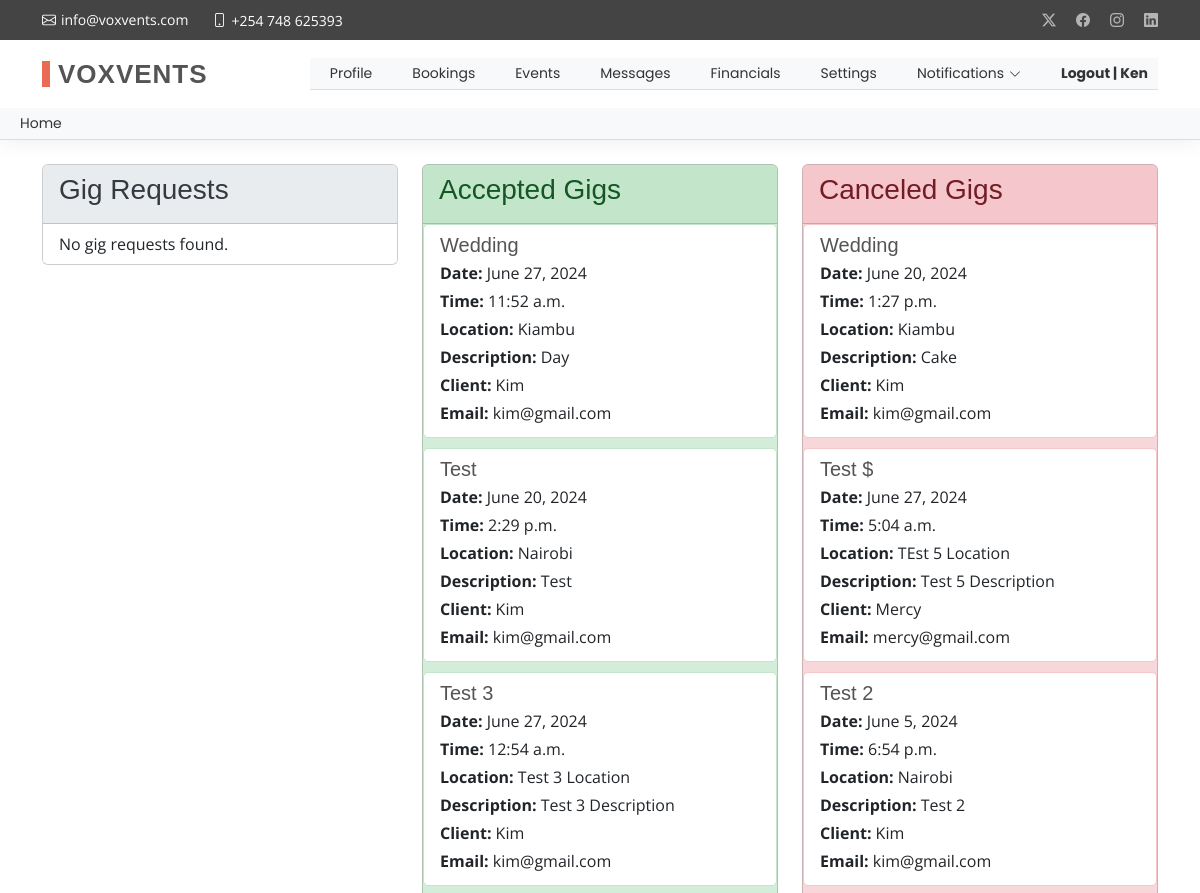
Page /gig-view/ (signed in, upper part) on the earlier database version.
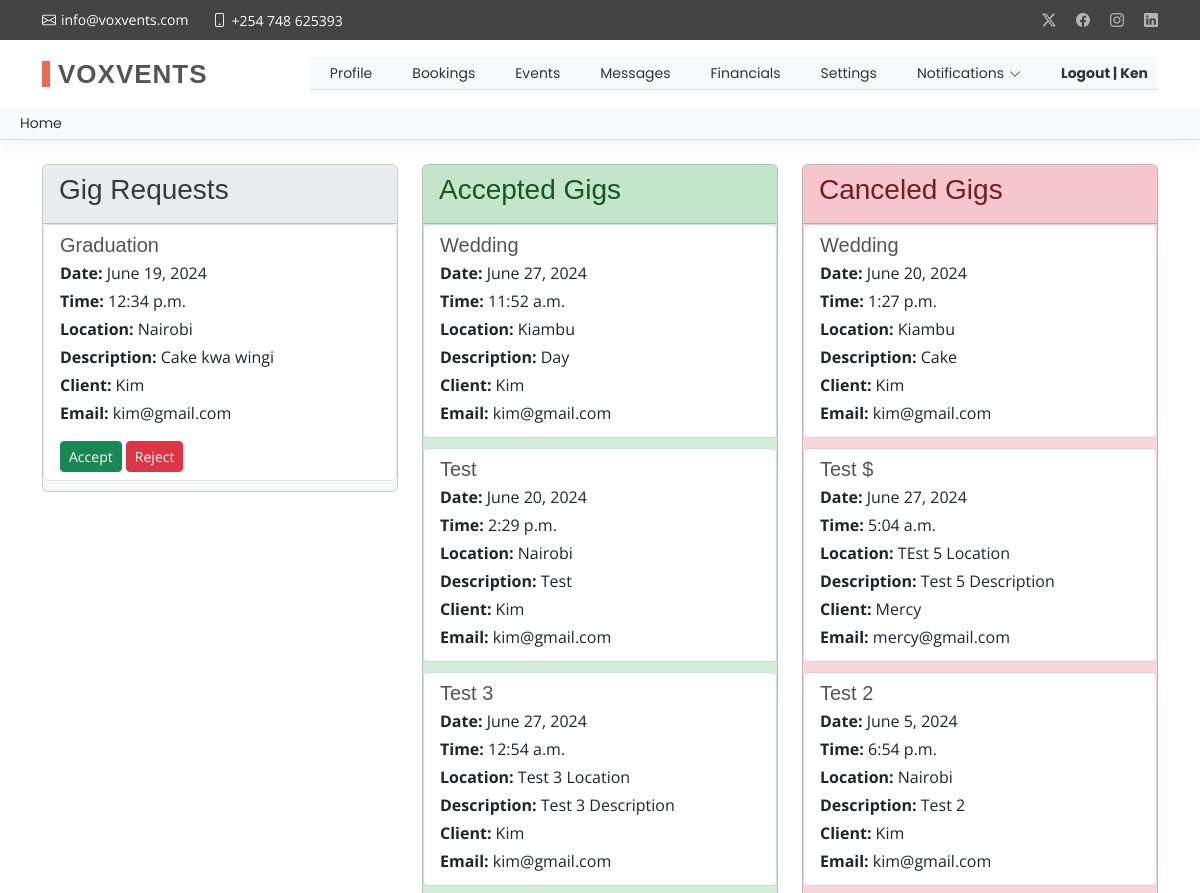
Same page on the later database version.
### voxapp/models.py (models this page shows, shortened)
class AcceptedGig(models.Model):
    artist = models.ForeignKey(Profile, on_delete=models.CASCADE)
    event_name = models.CharField(max_length=255, blank=True, null=True)
    event_date = models.DateField()
    event_time = models.TimeField()
    event_location = models.CharField(max_length=255, blank=True, null=True)
    event_description = models.TextField()
    client_username = models.CharField(max_length=150, blank=True, null=True)
    client_email = models.EmailField()

class CanceledGig(models.Model):
    artist = models.ForeignKey(Profile, on_delete=models.CASCADE)
    event_name = models.CharField(max_length=255, blank=True, null=True)
    event_date = models.DateField()
    event_time = models.TimeField()
    event_location = models.CharField(max_length=255, blank=True, null=True)
    event_description = models.TextField()
    client_username = models.CharField(max_length=150, blank=True, null=True)
    client_email = models.EmailField()

class BookingRequest(models.Model):
    artist = models.ForeignKey(Profile, on_delete=models.CASCADE)
    user = models.ForeignKey(User, on_delete=models.CASCADE)
    event_name = models.CharField(max_length=100)
    event_date = models.DateField()
    event_time = models.TimeField()
    event_location = models.CharField(max_length=255)
    event_description = models.TextField()
    status = models.CharField(max_length=20, choices=[
        ('pending', 'Pending'),
        ('accepted', 'Accepted'),
        ('rejected', 'Rejected')
    ], default='pending')

### voxapp/views.py (the view)
# urls.py: path('gig-view/', views.gig_view, name='gig_view'),
@login_required
def gig_view(request):
    profile = request.user.profile
    gig_requests = BookingRequest.objects.filter(artist=profile)
    accepted_gigs = AcceptedGig.objects.filter(artist=profile)
    canceled_gigs = CanceledGig.objects.filter(artist=profile)
    for request_obj in gig_requests:
        Notification.objects.get_or_create(
            user=request_obj.artist.user,
            title="New Gig Request",
            content=f"You have received a new gig request for '{request_obj.event_name}' from {request_obj.user.username}.",
            defaults={'is_read': False}
        )
    notifications = Notification.objects.filter(user=request.user).order_by('-created_at')
    context = {
        'gig_requests': gig_requests,
        'accepted_gigs': accepted_gigs,
        'canceled_gigs': canceled_gigs,
        'notifications': notifications,
    }
    return render(request, 'artist/gig-view.html', context)

### templates/artist/gig-view.html (shortened to what this page needs)
{% extends "base.html" %}
{% load static %}
{% block nav %}
<nav id="navmenu" class="navmenu">
    <ul>
        <li><a href="{% url 'portfolio' %}">Profile</a></li>
        <li><a href="{% url 'gig_view' %}">Bookings</a></li>
        <li><a href="#">Events</a></li>
        <li class="nav-item">
            <a class="nav-link" href="{% url 'messages' %}">Messages</a>
        </li>
        <li><a href="#">Financials</a></li>
        <li><a href="{% url 'settings_view' %}">Settings</a></li>
        <li class="dropdown">
            <a href="#"><span>Notifications</span> <i class="bi bi-chevron-down toggle-dropdown"></i></a>
        </li>
        <li><a href="{% url 'logout' %}"><strong>Logout | {{ user.username }}</strong></a></li>
    </ul>
</nav>
{% endblock %}
{% block main %}
<main class="main">
    <div class="container py-4">
        <div class="row mb-4">
            <div class="col-lg-4">
                <div class="card" style="background-color: #f8f9fa; color: #343a40;">
                    <div class="card-header" style="background-color: #e9ecef; color: #343a40;">
                        <h3 class="card-title">Gig Requests</h3>
                    </div>
                    <ul class="list-group list-group-flush gig-requests-list">
                        {% for request in gig_requests %}
                        <li class="list-group-item gig-request-item" data-gig-id="{{ request.id }}" style="border: 1px solid #dee2e6; margin-bottom: 10px; border-radius: 5px;">
                            <h5 class="mb-1">{{ request.event_name }}</h5>
                            <p class="mb-1"><strong>Date:</strong> {{ request.event_date }}</p>
                            <p class="mb-1"><strong>Time:</strong> {{ request.event_time }}</p>
                            <p class="mb-1"><strong>Location:</strong> {{ request.event_location }}</p>
                            <p class="mb-1"><strong>Description:</strong> {{ request.event_description }}</p>
                            <p class="mb-1"><strong>Client:</strong> {{ request.user.username }}</p>
                            <p class="mb-1"><strong>Email:</strong> {{ request.user.email }}</p>
                            <div class="mt-3">
                                <a href="#" class="btn btn-success btn-sm accept-gig-link mr-2" data-gig-id="{{ request.id }}">Accept</a>
                                <a href="#" class="btn btn-danger btn-sm reject-gig-link" data-gig-id="{{ request.id }}">Reject</a>
                            </div>
                        </li>
                        {% empty %}
                        <li class="list-group-item">No gig requests found.</li>
                        {% endfor %}
                    </ul>
                </div>
            </div>
            <div class="col-lg-4">
                <div class="card" style="background-color: #d4edda; color: #155724;">
                    <div class="card-header" style="background-color: #c3e6cb; color: #155724;">
                        <h3 class="card-title">Accepted Gigs</h3>
                    </div>
                    <ul class="list-group list-group-flush accepted-gigs-list">
                        {% for gig in accepted_gigs %}
                        <li class="list-group-item accepted-gig-item" style="border: 1px solid #c3e6cb; margin-bottom: 10px; border-radius: 5px;">
                            <h5 class="mb-1">{{ gig.event_name }}</h5>
                            <p class="mb-1"><strong>Date:</strong> {{ gig.event_date }}</p>
                            <p class="mb-1"><strong>Time:</strong> {{ gig.event_time }}</p>
                            <p class="mb-1"><strong>Location:</strong> {{ gig.event_location }}</p>
                            <p class="mb-1"><strong>Description:</strong> {{ gig.event_description }}</p>
                            <p class="mb-1"><strong>Client:</strong> {{ gig.client_username }}</p>
                            <p class="mb-1"><strong>Email:</strong> {{ gig.client_email }}</p>
                        </li>
                        {% empty %}
                        <li class="list-group-item">No accepted gigs found.</li>
                        {% endfor %}
                    </ul>
                </div>
            </div>
            <div class="col-lg-4">
                <div class="card" style="background-color: #f8d7da; color: #721c24;">
                    <div class="card-header" style="background-color: #f5c6cb; color: #721c24;">
                        <h3 class="card-title">Canceled Gigs</h3>
                    </div>
                    <ul class="list-group list-group-flush canceled-gigs-list">
                        {% for gig in canceled_gigs %}
                        <li class="list-group-item canceled-gig-item" style="border: 1px solid #f5c6cb; margin-bottom: 10px; border-radius: 5px;">
                            <h5 class="mb-1">{{ gig.event_name }}</h5>
                            <p class="mb-1"><strong>Date:</strong> {{ gig.event_date }}</p>
                            <p class="mb-1"><strong>Time:</strong> {{ gig.event_time }}</p>
                            <p class="mb-1"><strong>Location:</strong> {{ gig.event_location }}</p>
                            <p class="mb-1"><strong>Description:</strong> {{ gig.event_description }}</p>
                            <p class="mb-1"><strong>Client:</strong> {{ gig.client_username }}</p>
                            <p class="mb-1"><strong>Email:</strong> {{ gig.client_email }}</p>
                        </li>
                        {% empty %}
                        <li class="list-group-item">No canceled gigs found.</li>
                        {% endfor %}
                    </ul>
                </div>
            </div>
        </div>
    </div>
</main>
{% endblock %}

### templates/base.html (shortened to what this page needs)
{% load static %}
<!DOCTYPE html>
<html lang="en">
<head>
  <link href="{% static 'assets/vendor/bootstrap/css/bootstrap.min.css' %}" rel="stylesheet">
  <link href="{% static 'assets/vendor/bootstrap-icons/bootstrap-icons.css' %}" rel="stylesheet">
  <link href="{% static 'assets/vendor/aos/aos.css' %}" rel="stylesheet">
  <link href="{% static 'assets/vendor/swiper/swiper-bundle.min.css' %}" rel="stylesheet">
  <link href="{% static 'assets/vendor/glightbox/css/glightbox.min.css' %}" rel="stylesheet">
  <link href="{% static 'assets/css/main.css' %}" rel="stylesheet">
</head>
<body class="wrapper">
  <header id="header" class="header sticky-top">
    <div class="topbar d-flex align-items-center">
      <div class="container d-flex justify-content-center justify-content-md-between">
        <div class="contact-info d-flex align-items-center">
          <i class="bi bi-envelope d-flex align-items-center"><a href="mailto:info@voxvents.com">info@voxvents.com</a></i>
          <i class="bi bi-phone d-flex align-items-center ms-4"><span>+254 748 625393</span></i>
        </div>
        <div class="social-links d-none d-md-flex align-items-center">
          <a href="#" class="twitter"><i class="bi bi-twitter-x"></i></a>
          <a href="#" class="facebook"><i class="bi bi-facebook"></i></a>
          <a href="#" class="instagram"><i class="bi bi-instagram"></i></a>
          <a href="#" class="linkedin"><i class="bi bi-linkedin"></i></a>
        </div>
      </div>
    </div>
    <div class="branding">
      <div class="container position-relative d-flex align-items-center justify-content-between">
        <a href="{% url 'index' %}" class="logo d-flex align-items-center">
          <h1 class="sitename">VoxVents</h1>
        </a>
        {% block nav %}{% endblock %}
      </div>
    </div>
    <nav id="navmenu" class="navmenu">
      <ul>
        <li><a href="{% url 'index' %}">Home</a></li>
      </ul>
    </nav>
  </header>
  <main class="main">
  {% block main %}{% endblock %}
  </main>
</body>
</html>

### static/assets/css/main.css (style rules this page uses)
:root { --default-font: "Open Sans", system-ui, -apple-system, "Segoe UI", Roboto, "Helvetica Neue", Arial, "Noto Sans", "Liberation Sans", sans-serif, "Apple Color Emoji", "Segoe UI Emoji", "Segoe UI Symbol", "Noto Color Emoji"; --heading-font: "Raleway", sans-serif; --nav-font: "Poppins", sans-serif; }
:root { --background-color: #ffffff; --default-color: #444444; --heading-color: #545454; --accent-color: #e96b56; --contrast-color: #ffffff; }
:root { --nav-color: #444444; --nav-hover-color: #e96b56; --nav-dropdown-background-color: #ffffff; --nav-dropdown-color: #444444; --nav-dropdown-hover-color: #e96b56; }
:root { scroll-behavior: smooth; }
body { color: var(--default-color); background-color: var(--background-color); font-family: var(--default-font); }
a { color: var(--accent-color); text-decoration: none; transition: 0.3s; }
h1, h2, h3, h4, h5, h6 { color: var(--heading-color); font-family: var(--heading-font); }
.header { color: var(--default-color); transition: all 0.5s; z-index: 997; background-color: var(--background-color); box-shadow: 0px 0px 20px 0px color-mix(in srgb, var(--default-color), transparent 90%); }
.header .topbar { background-color: var(--default-color); height: 40px; padding: 0; font-size: 14px; transition: all 0.5s; }
.header .topbar .contact-info i { font-style: normal; color: var(--contrast-color); }
.header .topbar .contact-info i a, .header .topbar .contact-info i span { padding-left: 5px; color: var(--contrast-color); }
.header .topbar .contact-info i a { line-height: 0; transition: 0.3s; }
.header .topbar .social-links a { color: color-mix(in srgb, var(--contrast-color), transparent 40%); line-height: 0; transition: 0.3s; margin-left: 20px; }
.header .branding { padding: 10px 0; }
.header .logo { line-height: 1; }
.header .logo h1 { font-size: 26px; padding: 0 0 0 8px; margin: 11px 0; line-height: 1; font-weight: 700; letter-spacing: 1px; text-transform: uppercase; border-left: 8px solid var(--accent-color); }
.navmenu { background-color: #f8f9fa; padding: 10px; border-bottom: 1px solid #ddd; }
.navmenu ul { list-style: none; margin: 0; padding: 0; display: flex; flex-wrap: wrap; }
.navmenu ul li { margin: 0 10px; }
.navmenu ul li a { text-decoration: none; color: #333; padding: 5px 10px; border-radius: 4px; transition: background-color 0.3s; }
.toggle-dropdown { margin-left: 5px; }
html, body { margin: 0; padding: 0; height: 100%; }
.wrapper { display: flex; flex-direction: column; min-height: 100vh; }
main { flex: 1; }
@media (min-width: 1200px) { .navmenu { padding: 0; } }
@media (min-width: 1200px) { .navmenu ul { margin: 0; padding: 0; display: flex; list-style: none; align-items: center; } }
@media (min-width: 1200px) { .navmenu li { position: relative; } }
@media (min-width: 1200px) { .navmenu a, .navmenu a:focus { color: var(--nav-color); padding: 18px 15px; font-size: 14px; font-family: var(--nav-font); font-weight: 400; display: flex; align-items: center; justify-content: space-between; white-space: nowrap; transition: 0.3s; } }
@media (min-width: 1200px) { .navmenu a i, .navmenu a:focus i { font-size: 12px; line-height: 0; margin-left: 5px; transition: 0.3s; } }
@media (min-width: 1200px) { .navmenu li:last-child a { padding-right: 0; } }

### templates/artist/gig-view.html (style rules this page uses)
.list-group-item { transition: transform 0.2s, box-shadow 0.2s; }

Differences in the rows shown:
added BookingRequest: event_name "Graduation", event_date "June 19, 2024", event_time "12:34 p.m.", event_location "Nairobi", event_description "Cake kwa wingi", user.username "Kim", user.email "kim@gmail.com"
Other differences:
text no longer shown: "No gig requests found."
